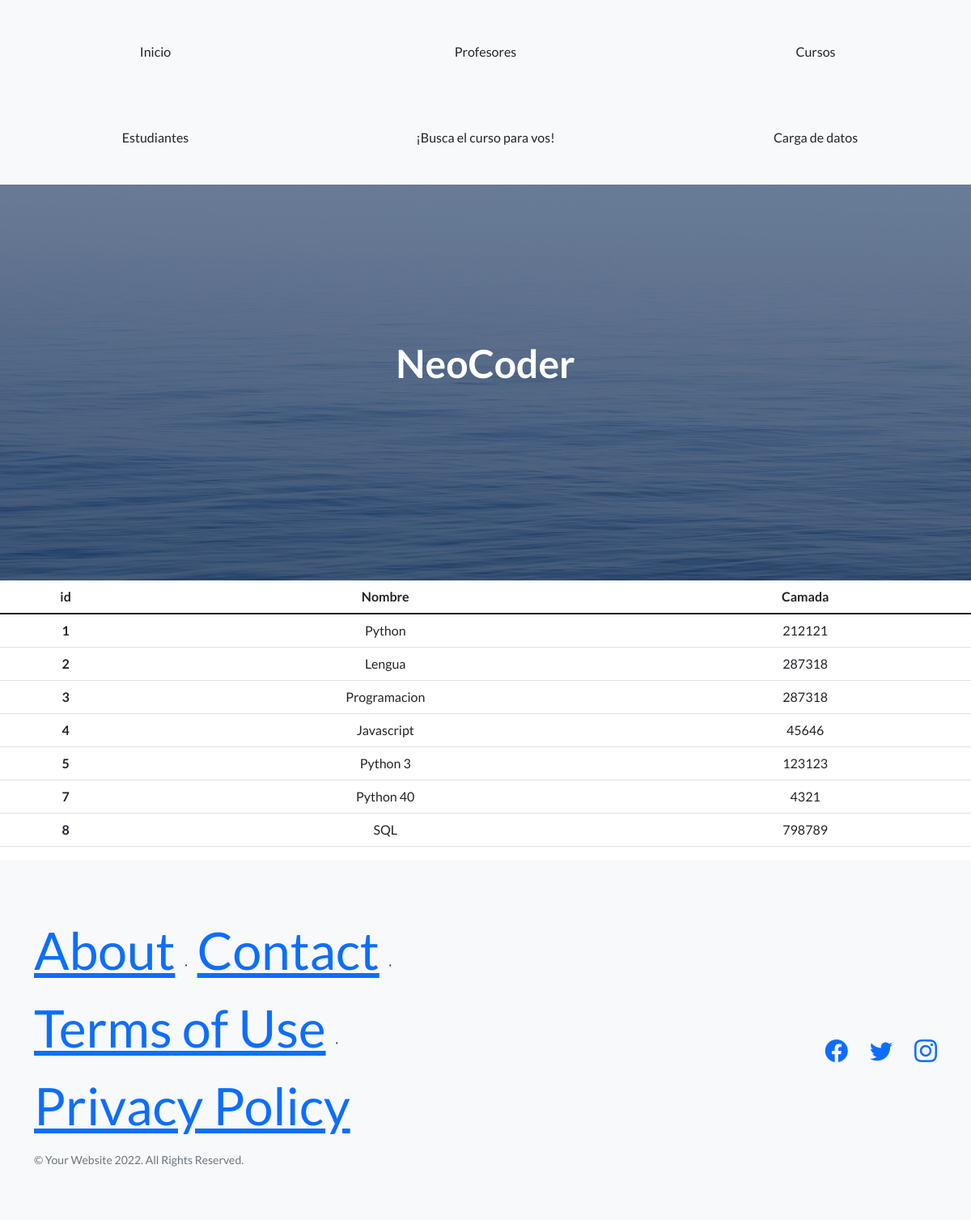
Before: /cursos/ with the older database file.
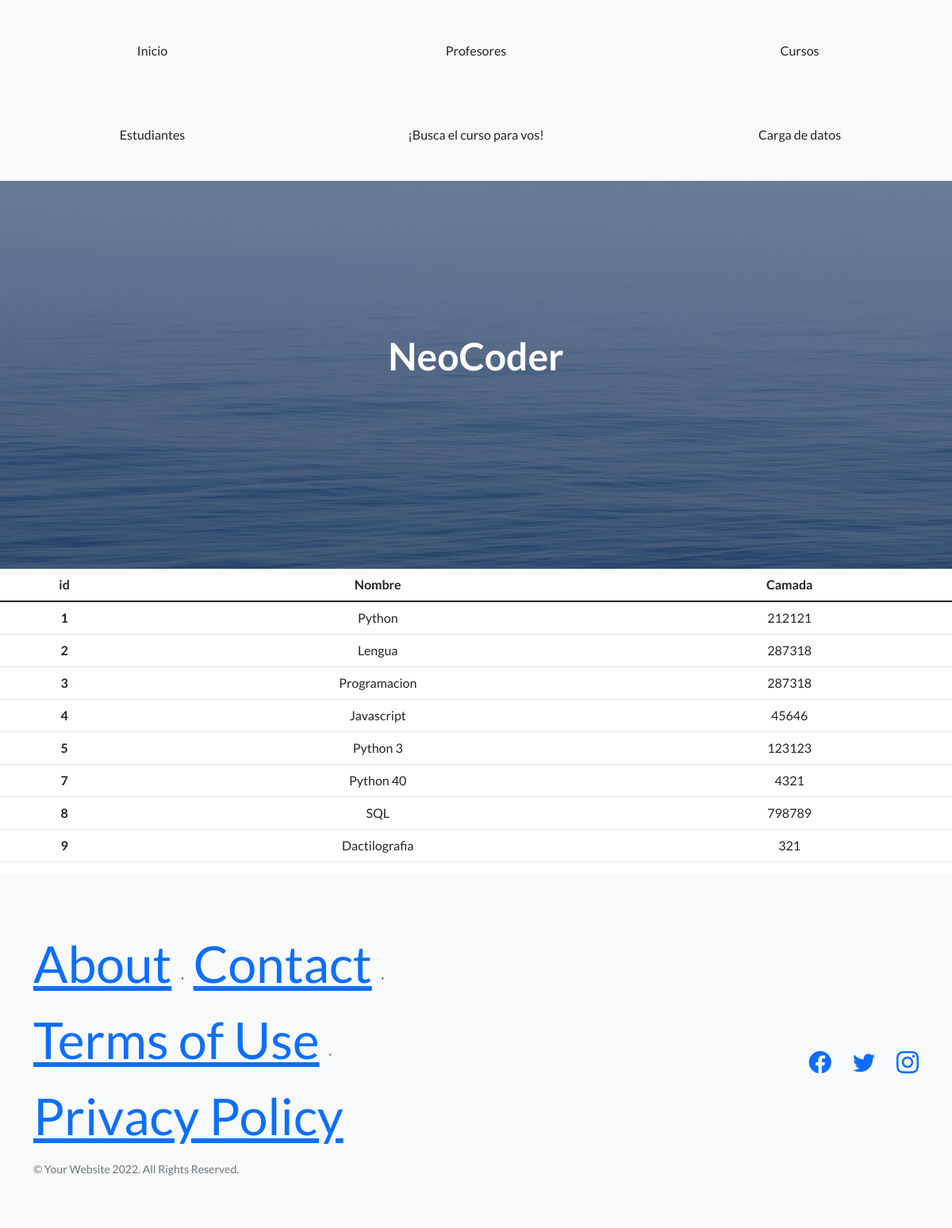
After: the same page with the newer database file.
### app_coder/models.py (models this page shows)
class Curso(models.Model):
    nombre = models.CharField(max_length=40)
    camada = models.IntegerField()

### app_coder/views.py (the view)
# urls.py: path('cursos/', views.cursos, name='Cursos'),
def cursos(request):
    cursos = Curso.objects.all() #llama a toda la data en la tabla sql
    dicc = {'cursos' : cursos}
    plantilla = loader.get_template('cursos.html')
    documento = plantilla.render(dicc)
    return HttpResponse(documento)

### app_coder/template/cursos.html
{% extends 'padre.html' %}
{% load static %}
{% block contenido %}
    <table class="table">
        <thead>
          <tr>
            <th scope="col">id</th>
            <th scope="col">Nombre</th>
            <th scope="col">Camada</th>
          </tr>
        </thead>
        <tbody>
            {% for n in cursos %}
          <tr>
            <th scope="row">{{n.id}}</th>
            <td>{{n.nombre}}</td>
            <td>{{n.camada}}</td>
          </tr>
            {% endfor %}
        </tbody>
      </table>
{% endblock %}

Changed rows visible on the page:
added Curso: id "9", nombre "Dactilografia", camada "321"
